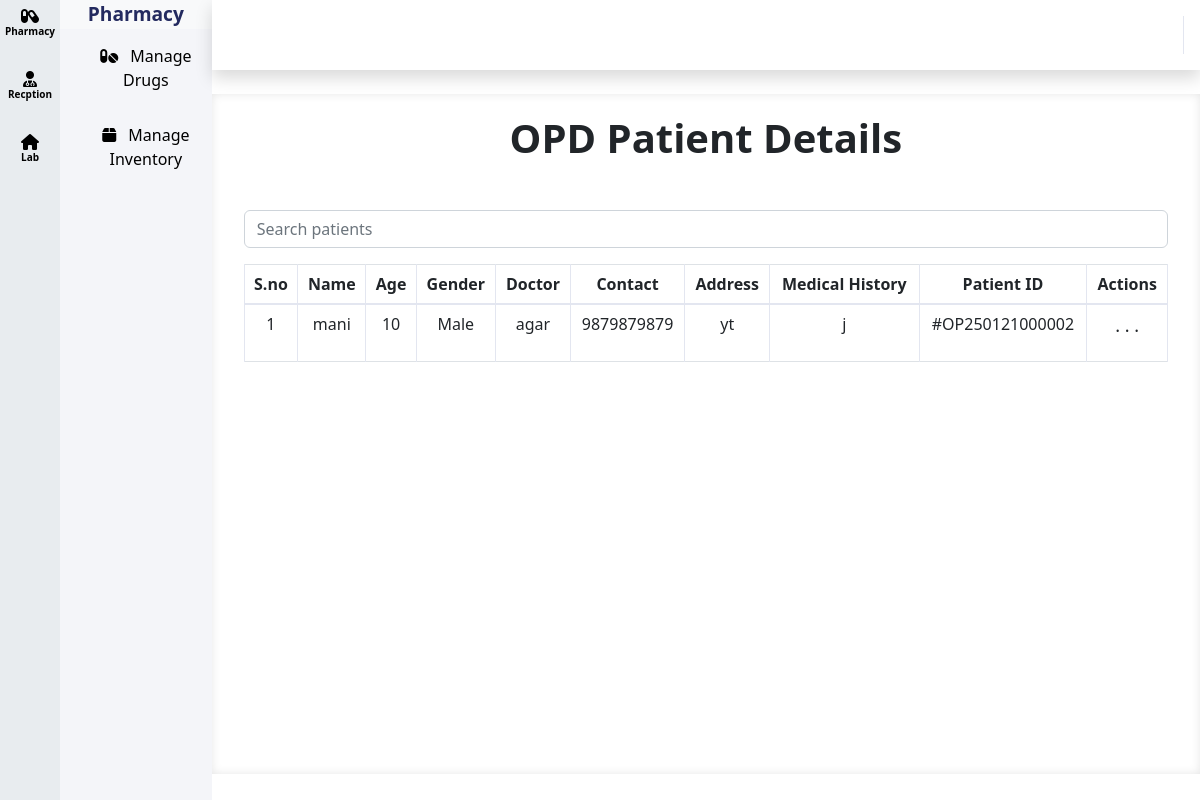
/modules/patients/views/opd.php, run on the app's committed database.
### tables this page shows
CREATE TABLE `patients_opd` (
  `id` varchar(20) NOT NULL,
  `name` varchar(255) NOT NULL,
  `age` int(11) NOT NULL,
  `gender` enum('Male','Female','Other') NOT NULL,
  `guardian_name` varchar(255) NOT NULL,
  `contact` varchar(15) NOT NULL,
  `whatsapp_number` varchar(15) NOT NULL,
  `address` text NOT NULL,
  `problem` varchar(255) NOT NULL,
  `doctor` varchar(255) NOT NULL,
  `referred_by` varchar(255) NOT NULL,
  `remarks` text NOT NULL,
  `admission_type` enum('Casualty','OPD') NOT NULL,
  `medical_history` text NOT NULL,
  `fee` decimal(10,2) NOT NULL,
  `discount` decimal(10,2) NOT NULL,
  `final_fee` decimal(10,2) GENERATED ALWAYS AS (`fee` - `fee` * `discount` / 100) STORED,
  `reports` varchar(255) NOT NULL,
  `created_at` timestamp NOT NULL DEFAULT current_timestamp(),
  `updated_at` datetime DEFAULT current_timestamp() ON UPDATE current_timestamp()
);

### modules/patients/views/opd.php (the view, shortened to what this page needs)
<div id="wrapper">
    <?php
    include "../../../includes/sidebar.php";
    include "../../../includes/header.php";
    include "../../../config/db.php";
    $opd_stmt = $pdo->prepare("SELECT * FROM patients_opd WHERE admission_type = 'OPD'");
    $opd_stmt->execute();
    $opd_patients = $opd_stmt->fetchAll(PDO::FETCH_ASSOC);
    ?>
    <div id="content-wrapper" class="d-flex flex-column bg-white">
        <div id="content">
            <h1 class="text-center mb-5"><strong>OPD Patient Details</strong></h1>
            <div class="container mb-3">
                <input type="text" id="patientSearch" class="form-control" placeholder="Search patients">
            </div>
            <div class="container">
                <table class="table table-bordered">
                    <thead>
                        <tr class="text-center">
                            <th>S.no</th>
                            <th>Name</th>
                            <th>Age</th>
                            <th>Gender</th>
                            <th>Doctor</th>
                            <th>Contact</th>
                            <th>Address</th>
                            <th>Medical History</th>
                            <th>Patient ID</th>
                            <th>Actions</th>
                        </tr>
                    </thead>
                    <tbody id="patientTableBody">
                        <?php foreach ($opd_patients as $patient): ?>
                            <tr class="text-center patient-row" id="patient-row-<?php echo $patient['id']; ?>">
                                <td class="serial-number"></td>
                                <td><?php echo htmlspecialchars($patient['name']); ?></td>
                                <td><?php echo htmlspecialchars($patient['age']); ?></td>
                                <td><?php echo htmlspecialchars($patient['gender']); ?></td>
                                <td><?php echo htmlspecialchars($patient['doctor']); ?></td>
                                <td><?php echo htmlspecialchars($patient['contact']); ?></td>
                                <td><?php echo htmlspecialchars($patient['address']); ?></td>
                                <td><?php echo htmlspecialchars($patient['medical_history']); ?></td>
                                <td>#<?php echo htmlspecialchars($patient['id']); ?></td>
                                <td>
                                    <div class="dropdown">
                                        <p class="see_more_actions" type="button" id="dropdownMenuButton" data-bs-toggle="dropdown" aria-expanded="false">
                                            . . .
                                        </p>
                                    </div>
                                </td>
                            </tr>
                        <?php endforeach; ?>
                    </tbody>
                </table>
            </div>
        </div>
    </div>
</div>

### assets/css/style.css (style rules this page uses)
.see_more_actions { font-size: large; }
#wrapper { height: 100vh !important; }
#content-wrapper { flex: 1 !important; overflow-y: auto !important; height: 85vh !important; padding: 20px !important; box-shadow: inset 0px 0px 10px rgba(0, 0, 0, 0.1) !important; }

### data on the page
patients_opd: name "mani", age "10", gender "Male", doctor "agar", contact "9879879879", address "yt", medical_history "j", id "OP250121000002"
